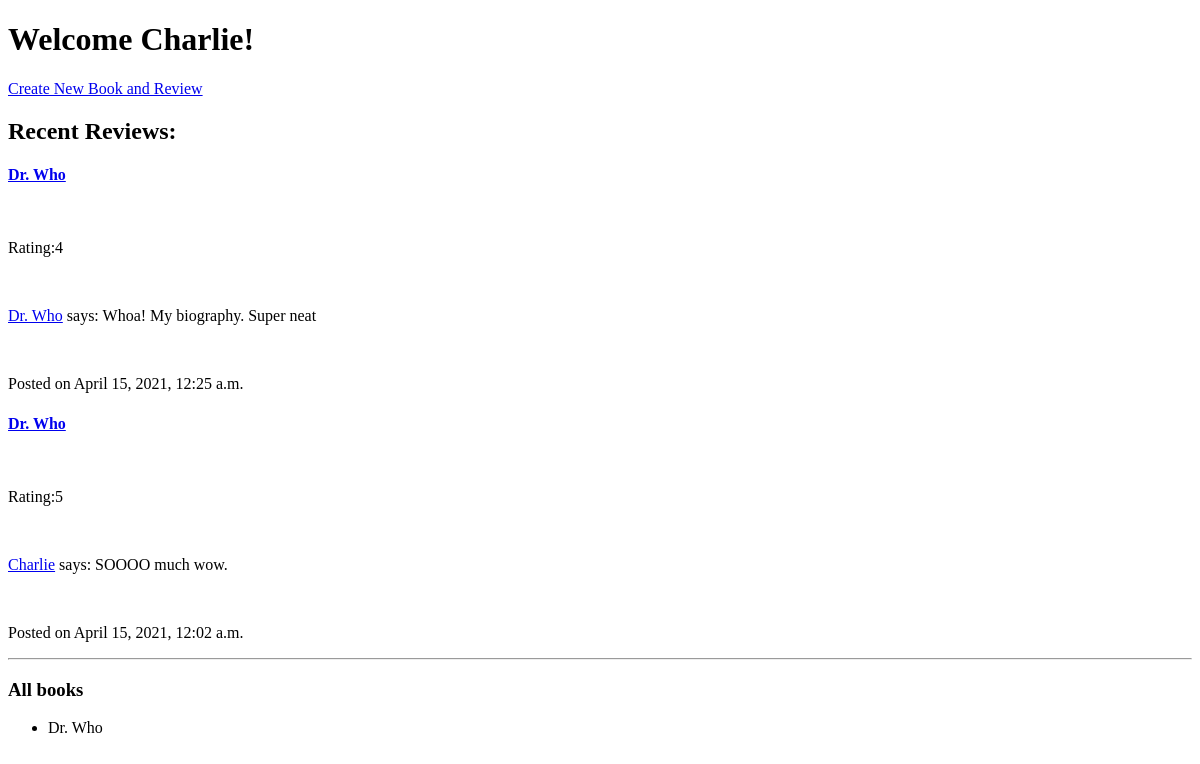
Page /user/dashboard (signed in) on the earlier database version.
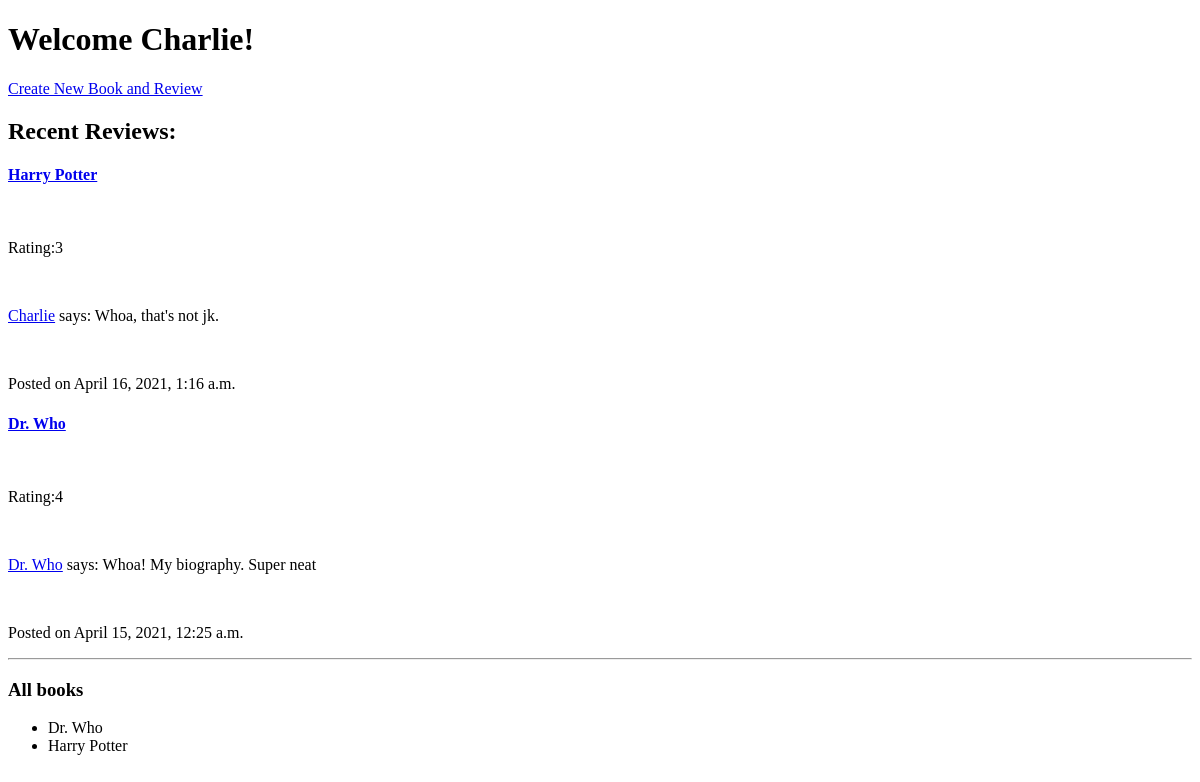
Same page on the later database version.
### main/models.py (models this page shows)
class User(models.Model):
    name = models.CharField(max_length=50)
    alias = models.CharField(max_length=50)
    email = models.CharField(max_length=50)
    password = models.CharField(max_length=50)
    created_at = models.DateTimeField(auto_now_add=True)
    updated_at = models.DateTimeField(auto_now=True)
    objects = UserManager()

class Review(models.Model):
    content = models.TextField()
    rating = models.IntegerField()
    user_review = models.ForeignKey(User, related_name="user_reviews", on_delete=models.CASCADE)
    book_reviewed = models.ForeignKey(Book, related_name="book_reviews", on_delete=models.CASCADE)
    created_at = models.DateTimeField(auto_now_add=True)
    updated_at = models.DateTimeField(auto_now=True)
    objects = ReviewManager()

class Book(models.Model):
    title = models.CharField(max_length=100)
    created_at = models.DateTimeField(auto_now_add=True)
    updated_at = models.DateTimeField(auto_now=True)
    objects = BookManager()

### main/views.py (the view)
# urls.py: path('user/dashboard', views.dashboard),
def dashboard(request):
    context = {
        'logged_user' : User.objects.get(id=request.session['logged_user']),
        'all_books' : Book.objects.all(),
        'recent_reviews': Review.objects.order_by('-created_at')[:3]
    }
    return render(request, 'dashboard.html', context)

### main/templates/dashboard.html (shortened to what this page needs)
<!DOCTYPE html>
<html lang="en">
<head>
</head>
<body>
    <h1>Welcome {{logged_user.name}}!</h1>
    <a href="/book/book_form">Create New Book and Review</a>
    <br>
    <h2>Recent Reviews:</h2>
    {% for review in recent_reviews %}
        <h4><a href="/book/{{review.book_reviewed.id}}">{{review.book_reviewed.title}}</a></h4>
        <br>
        <p>Rating:{{review.rating}}</p>
        <br>
        <p><a href="/user/{{review.user_review.id}}">{{review.user_review.name}}</a> says: {{review.content}}</p>
        <br>
        <p>Posted on {{review.created_at}}</p>
    {% endfor %}
    <hr>
    <h3>All books</h3>
    <ul>
    {% for book in all_books %}
        {% if book.book_reviews.all|length > 0 %}
        <li>{{book.title}}</li>
        {% endif %}
    {%endfor%}
</ul>
</body>
</html>

Differences in the rows shown:
removed Review: book_reviewed "Dr. Who", rating "5", user_review.name "Charlie", content "SOOOO much wow.", created_at "April 15, 2021, 12:02 a.m."
added Review: book_reviewed "Harry Potter", rating "3", user_review.name "Charlie", content "Whoa, that's not jk.", created_at "April 16, 2021, 1:16 a.m."
added Book: title "Harry Potter"
